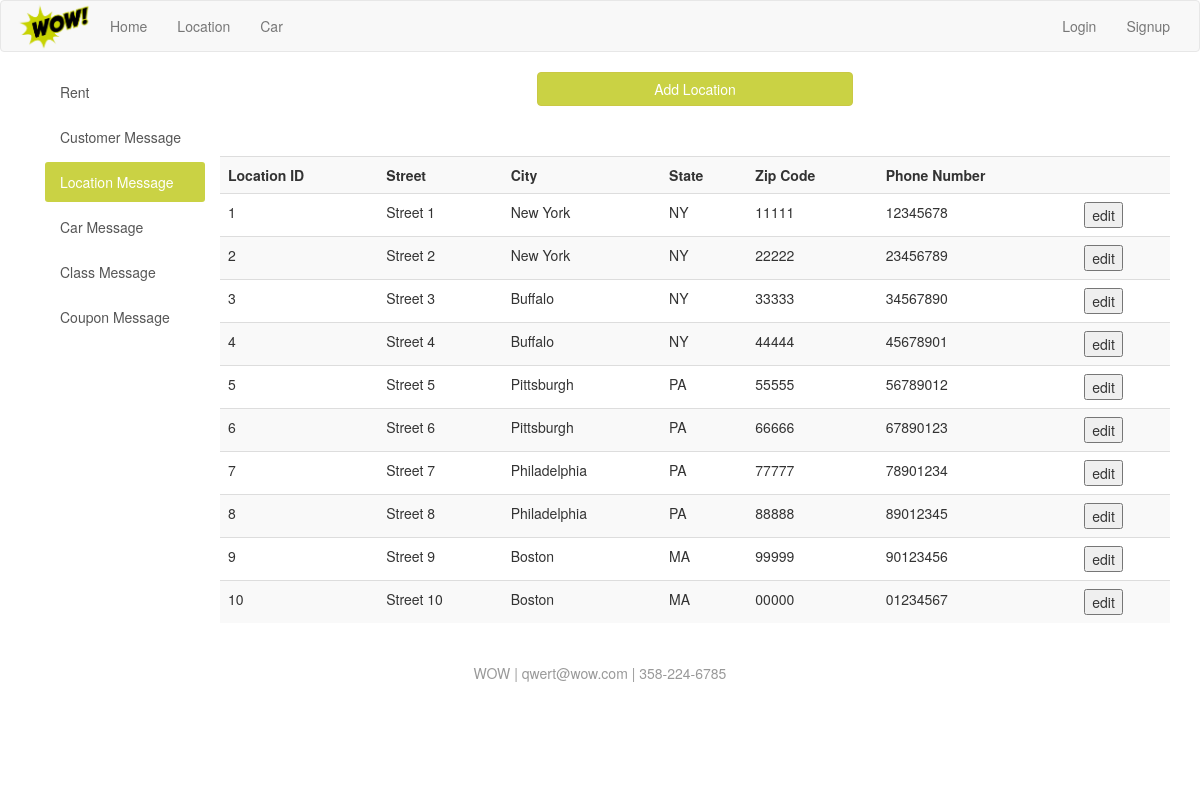
Screenshot of /main/empLocInfo.php with the database file from the repository.
### tables this page shows
CREATE TABLE location (
    location_id   BIGINT NOT NULL COMMENT 'the unique ID of a location',
    loc_street    VARCHAR(30) NOT NULL COMMENT 'the street of a location',
    loc_city      VARCHAR(30) NOT NULL COMMENT 'the city of a location',
    loc_state     VARCHAR(30) NOT NULL COMMENT 'the state of a location',
    loc_zipcode   VARCHAR(5) NOT NULL COMMENT 'the zipcode of a location',
    loc_phone_no  VARCHAR(30) NOT NULL COMMENT 'the phone number of a location'
);

### main/php_operation/db_location_info.php (called while the page is built, shortened)
<?php
	function allLoc($conn) {
		$check = mysqli_query($conn, "SELECT * FROM location WHERE location_id<>9999");
		return $check;
	}
?>

### main/empLocInfo.php (the view, shortened to what this page needs)
<?php
	include ('./php_operation/conn.php');
	require_once('./php_operation/db_location_info.php');
	$user_name = getCookieVal('cookie_uname');
?>
<!DOCTYPE html>
<html lang="en">
<head>
	<link rel="stylesheet" href="css/bootstrap.css">
	<link rel="stylesheet" href="css/main.css">
	<link rel="stylesheet" href="css/sideBar.css">
</head>
<body>
	<div class="navbar navbar-default">
		<div class="container">
			<div class="navbar-header">
				<a href="home.php" class="navbar-brand"></a>
			</div>
			<div class="hidden-xs">
				<ul class="nav navbar-nav">
					<li><a href="home.php">Home</a></li>
					<li><a href="location.php">Location</a></li>
					<li><a href="car.php">Car</a></li>
				</ul>
				<?php if (empty($user_name)): ?>
					<ul class="nav navbar-nav navbar-right">
						<li><a href="login.php">Login</a></li>
						<li><a href="signup.php">Signup</a></li>
					</ul>
				<?php endif ?>
			</div>
		</div>
	</div>
	<div class="container">
		<div class="col-md-2">
			<div class="list-group side-bar">
				<a href="empRent.php" class="list-group-item">Rent</a>
				<a href="empCustInfo.php" class="list-group-item">Customer Message</a>
				<a href="empLocInfo.php" class="list-group-item active">Location Message</a>
				<a href="empCarInfo.php" class="list-group-item">Car Message</a>
				<a href="empClass.php" class="list-group-item">Class Message</a>
				<a href="empCoupon.php" class="list-group-item">Coupon Message</a>
			</div>
		</div>
		<div class="col-md-10">
			<div>
				<div class="row" style="margin-bottom: 20px;">
				<div class="col-md-4"></div>
					<a href="empLocAdd.php">
						<button class="col-md-4 btn btn-primary">Add Location</button>
					</a>
			</div>
			<div class="row" style="margin-bottom: 20px;">
				<table class="table table-striped" style="margin-top: 30px;">
					<tr>
						<th>Location ID</th>
						<th>Street</th>
						<th>City</th>
						<th>State</th>
						<th>Zip Code</th>
						<th>Phone Number</th>
						<th></th>
					</tr>
					<?php
						$allLoc = allLoc($conn);
						while ($row = mysqli_fetch_array($allLoc)) {
							print <<< EOF
									<tr>
										<td>$row[location_id]</td>
										<td>$row[loc_street]</td>
										<td>$row[loc_city]</td>
										<td>$row[loc_state]</td>
										<td>$row[loc_zipcode]</td>
										<td>$row[loc_phone_no]</td>
										<td><form action="empLocEdit.php" method="post"><button name="edit_location"
												value="$row[location_id]" type="submit">edit</button></form></td>
									</tr>
							EOF;
						}
					?>
				</table>
			</div>
		</div>
	</div>
	<div class="footer">
		WOW | qwert@wow.com | 358-224-6785
	</div>
</body>

### main/css/main.css (style rules this page uses)
.navbar-brand { background-image: url(../img/logo.png); width: 80px; background-size: 100%; background-repeat: no-repeat; background-position: center; }
.btn-primary { background-color: #cad244; border-color: #cac844; }
.footer { text-align: center; margin-top: 80px; color: #999; padding: 80px 0; }

### main/css/sideBar.css (style rules this page uses)
.side-bar .list-group-item { border: 0; margin-bottom: 5px; border-radius: 3px; }
.side-bar .list-group-item.active { background-color: #cad244; }
.btn-primary { background-color: #cad244; border-color: #cac844; }

### rows the page displays
location: location_id "1", loc_street "Street 1", loc_city "New York", loc_state "NY", loc_zipcode "11111", loc_phone_no "12345678"
location: location_id "2", loc_street "Street 2", loc_city "New York", loc_state "NY", loc_zipcode "22222", loc_phone_no "23456789"
location: location_id "3", loc_street "Street 3", loc_city "Buffalo", loc_state "NY", loc_zipcode "33333", loc_phone_no "34567890"
location: location_id "4", loc_street "Street 4", loc_city "Buffalo", loc_state "NY", loc_zipcode "44444", loc_phone_no "45678901"
location: location_id "5", loc_street "Street 5", loc_city "Pittsburgh", loc_state "PA", loc_zipcode "55555", loc_phone_no "56789012"
location: location_id "6", loc_street "Street 6", loc_city "Pittsburgh", loc_state "PA", loc_zipcode "66666", loc_phone_no "67890123"
location: location_id "7", loc_street "Street 7", loc_city "Philadelphia", loc_state "PA", loc_zipcode "77777", loc_phone_no "78901234"
location: location_id "8", loc_street "Street 8", loc_city "Philadelphia", loc_state "PA", loc_zipcode "88888", loc_phone_no "89012345"
location: location_id "9", loc_street "Street 9", loc_city "Boston", loc_state "MA", loc_zipcode "99999", loc_phone_no "90123456"
location: location_id "10", loc_street "Street 10", loc_city "Boston", loc_state "MA", loc_zipcode "00000", loc_phone_no "01234567"
